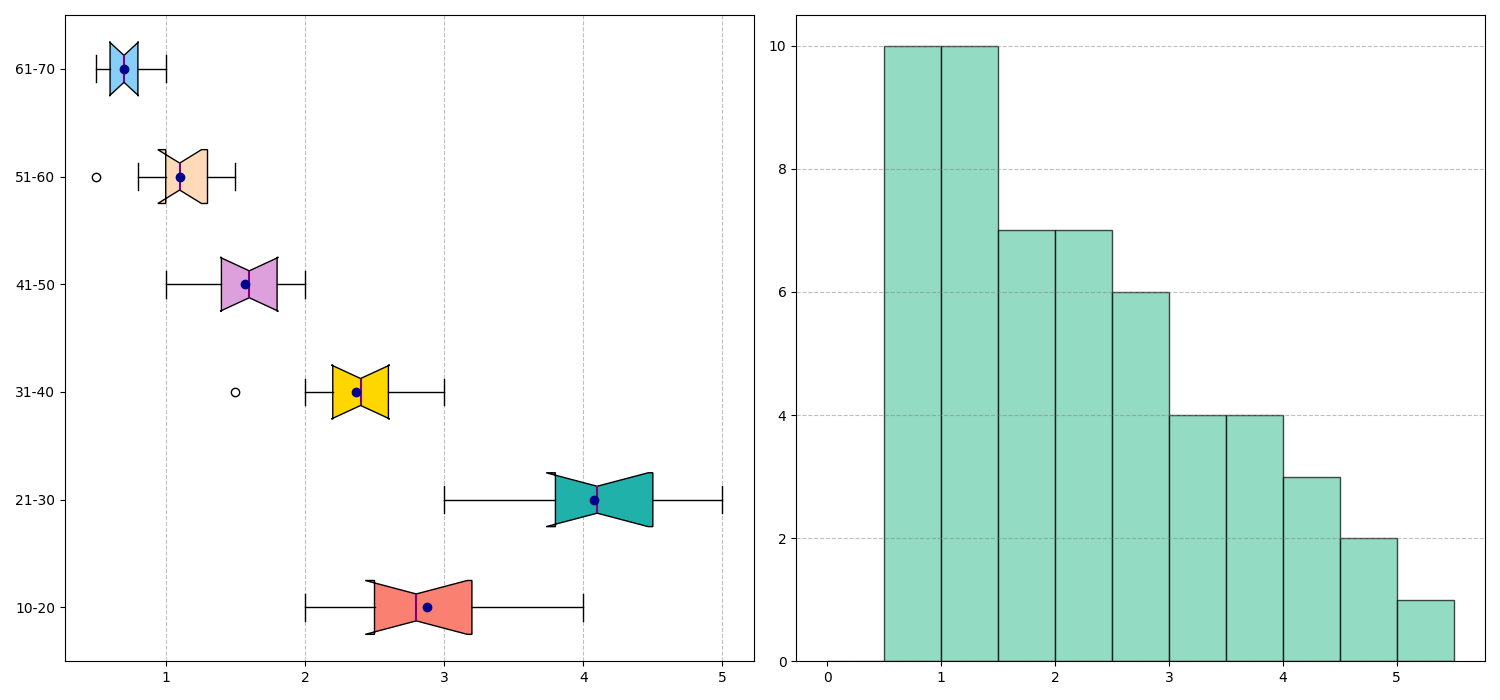

This chart was generated by the following Python code:
import matplotlib.pyplot as plt
import numpy as np

age_groups = ['10-20', '21-30', '31-40', '41-50', '51-60', '61-70']
smartphone_usage = [
    [2.7, 2.2, 4, 3.2, 2, 3.5, 2.5, 3, 2.8],
    [3.5, 4.1, 5, 4.7, 3.9, 3, 4.5, 4.2, 3.8],
    [2.4, 2.3, 3, 2.8, 2, 1.5, 2.6, 2.5, 2.2],
    [1.5, 1.9, 2, 1.4, 1.6, 1.8, 1.2, 1.7, 1],
    [1.4, 1.3, 1, 1.1, 1.2, 0.8, 1.5, 1.1, 0.5],
    [0.9, 0.6, 0.7, 1, 0.8, 0.5, 0.7, 0.6, 0.5]
]

all_ages_usage = sum(smartphone_usage, [])

fig, axs = plt.subplots(1, 2, figsize=(15, 7))

boxplot = axs[0].boxplot(smartphone_usage, patch_artist=True, notch=True, vert=False, showmeans=True)
new_colors = ['salmon', 'lightseagreen', 'gold', 'plum', 'peachpuff', 'lightskyblue']
for patch, color in zip(boxplot['boxes'], new_colors):
    patch.set_facecolor(color)
for median in boxplot['medians']:
    median.set(color='purple', linewidth=1.5)
for mean in boxplot['means']:
    mean.set(marker='o', markerfacecolor='darkblue', markeredgecolor='darkblue')

axs[0].set_yticklabels(age_groups)
axs[0].xaxis.grid(True, linestyle='--', which='major', color='grey', alpha=0.5)

axs[1].hist(all_ages_usage, bins=np.arange(0, 6, 0.5), color='mediumaquamarine', edgecolor='black', alpha=0.7)
axs[1].yaxis.grid(True, linestyle='--', which='major', color='grey', alpha=0.5)

plt.tight_layout()
plt.show()
